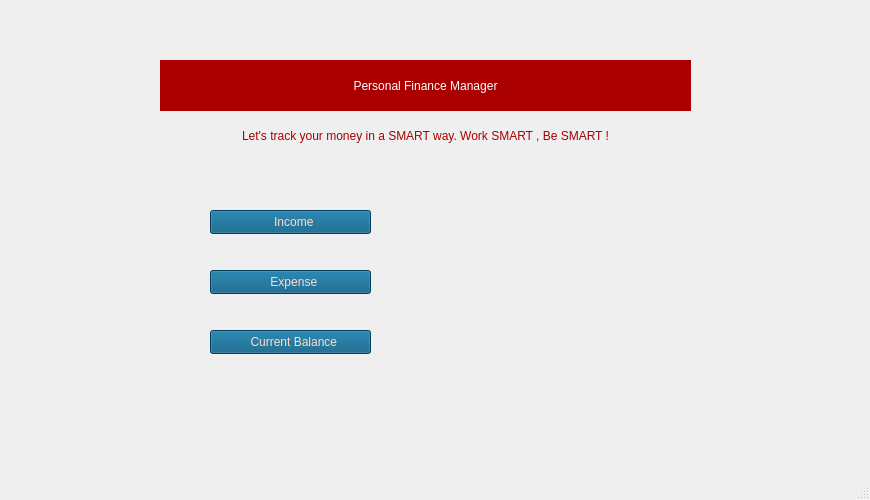
<?xml version="1.0" encoding="UTF-8"?>
<ui version="4.0">
 <class>MainWindow</class>
 <widget class="QMainWindow" name="MainWindow">
  <property name="geometry">
   <rect>
    <x>0</x>
    <y>0</y>
    <width>870</width>
    <height>500</height>
   </rect>
  </property>
  <property name="windowTitle">
   <string>MainWindow</string>
  </property>
  <widget class="QWidget" name="centralwidget">
   <widget class="QLabel" name="label1">
    <property name="geometry">
     <rect>
      <x>160</x>
      <y>60</y>
      <width>531</width>
      <height>51</height>
     </rect>
    </property>
    <property name="styleSheet">
     <string notr="true">QLabel{
	color: rgb(255, 255, 255);
	background-color: rgb(170, 0, 0);
	font: 28pt &quot;Impact&quot;;
}</string>
    </property>
    <property name="text">
     <string>Personal Finance Manager</string>
    </property>
    <property name="alignment">
     <set>Qt::AlignmentFlag::AlignCenter</set>
    </property>
    <property name="margin">
     <number>4</number>
    </property>
   </widget>
   <widget class="QLabel" name="label2">
    <property name="geometry">
     <rect>
      <x>200</x>
      <y>120</y>
      <width>451</width>
      <height>31</height>
     </rect>
    </property>
    <property name="styleSheet">
     <string notr="true">QLabel{
	font: 13pt &quot;Impact&quot;;
    
	color: rgb(170, 0, 0);
}</string>
    </property>
    <property name="text">
     <string>Let's track your money in a SMART way. Work SMART , Be SMART !</string>
    </property>
    <property name="alignment">
     <set>Qt::AlignmentFlag::AlignCenter</set>
    </property>
   </widget>
   <widget class="QPushButton" name="button1">
    <property name="geometry">
     <rect>
      <x>210</x>
      <y>210</y>
      <width>161</width>
      <height>24</height>
     </rect>
    </property>
    <property name="cursor">
     <cursorShape>PointingHandCursor</cursorShape>
    </property>
    <property name="styleSheet">
     <string notr="true">QPushButton{
	font: 12pt &quot;Impact&quot;;
	color: rgb(255, 220, 206);
	background-color: rgb(0, 85, 127);
}</string>
    </property>
    <property name="text">
     <string>  Income</string>
    </property>
    <property name="icon">
     <iconset theme="QIcon::ThemeIcon::ContactNew"/>
    </property>
   </widget>
   <widget class="QPushButton" name="button2">
    <property name="geometry">
     <rect>
      <x>210</x>
      <y>270</y>
      <width>161</width>
      <height>24</height>
     </rect>
    </property>
    <property name="cursor">
     <cursorShape>PointingHandCursor</cursorShape>
    </property>
    <property name="styleSheet">
     <string notr="true">QPushButton{
	font: 12pt &quot;Impact&quot;;
	color: rgb(255, 220, 206);
	background-color: rgb(0, 85, 127);
}</string>
    </property>
    <property name="text">
     <string>  Expense</string>
    </property>
    <property name="icon">
     <iconset theme="QIcon::ThemeIcon::HelpAbout"/>
    </property>
   </widget>
   <widget class="QPushButton" name="button3">
    <property name="geometry">
     <rect>
      <x>210</x>
      <y>330</y>
      <width>161</width>
      <height>24</height>
     </rect>
    </property>
    <property name="cursor">
     <cursorShape>PointingHandCursor</cursorShape>
    </property>
    <property name="styleSheet">
     <string notr="true">QPushButton{
	font: 12pt &quot;Impact&quot;;
	color: rgb(255, 220, 206);
	background-color: rgb(0, 85, 127);
}</string>
    </property>
    <property name="text">
     <string>  Current Balance</string>
    </property>
    <property name="icon">
     <iconset theme="QIcon::ThemeIcon::SystemSearch"/>
    </property>
   </widget>
  </widget>
  <widget class="QStatusBar" name="statusbar"/>
  <widget class="QMenuBar" name="menubar">
   <property name="geometry">
    <rect>
     <x>0</x>
     <y>0</y>
     <width>870</width>
     <height>21</height>
    </rect>
   </property>
  </widget>
 </widget>
 <resources/>
 <connections/>
</ui>
